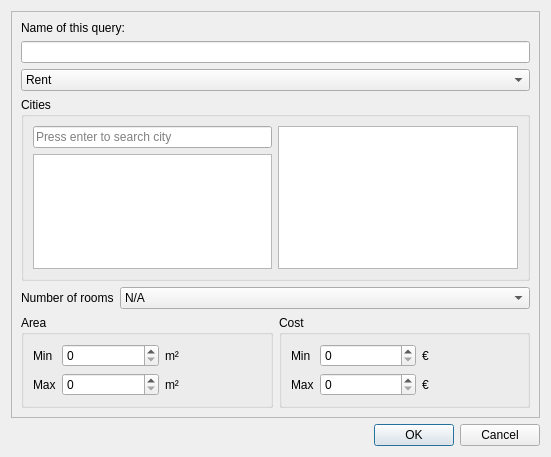
<?xml version="1.0" encoding="UTF-8"?>
<ui version="4.0">
 <class>QueryDialog</class>
 <widget class="QDialog" name="QueryDialog">
  <property name="geometry">
   <rect>
    <x>0</x>
    <y>0</y>
    <width>551</width>
    <height>457</height>
   </rect>
  </property>
  <property name="windowTitle">
   <string>Add a query</string>
  </property>
  <layout class="QVBoxLayout" name="verticalLayout">
   <item>
    <widget class="QFrame" name="frame">
     <property name="frameShape">
      <enum>QFrame::StyledPanel</enum>
     </property>
     <property name="frameShadow">
      <enum>QFrame::Raised</enum>
     </property>
     <layout class="QVBoxLayout" name="verticalLayout_2">
      <item>
       <widget class="QLabel" name="label_9">
        <property name="text">
         <string>Name of this query:</string>
        </property>
       </widget>
      </item>
      <item>
       <widget class="QLineEdit" name="nameEdit"/>
      </item>
      <item>
       <widget class="QComboBox" name="typeBox">
        <item>
         <property name="text">
          <string>Rent</string>
         </property>
        </item>
        <item>
         <property name="text">
          <string>Sale</string>
         </property>
        </item>
       </widget>
      </item>
      <item>
       <widget class="QGroupBox" name="groupBox">
        <property name="title">
         <string>Cities</string>
        </property>
        <layout class="QHBoxLayout" name="horizontalLayout">
         <item>
          <layout class="QVBoxLayout" name="verticalLayout_3">
           <item>
            <widget class="QLineEdit" name="cityEdit">
             <property name="placeholderText">
              <string>Press enter to search city</string>
             </property>
            </widget>
           </item>
           <item>
            <widget class="QListWidget" name="resultsList"/>
           </item>
          </layout>
         </item>
         <item>
          <widget class="QListWidget" name="citiesList"/>
         </item>
        </layout>
       </widget>
      </item>
      <item>
       <layout class="QFormLayout" name="formLayout_3">
        <item row="0" column="0">
         <widget class="QLabel" name="label_10">
          <property name="text">
           <string>Number of rooms</string>
          </property>
         </widget>
        </item>
        <item row="0" column="1">
         <widget class="QComboBox" name="nbRooms">
          <item>
           <property name="text">
            <string>N/A</string>
           </property>
          </item>
          <item>
           <property name="text">
            <string>1</string>
           </property>
          </item>
          <item>
           <property name="text">
            <string>2</string>
           </property>
          </item>
          <item>
           <property name="text">
            <string>3</string>
           </property>
          </item>
          <item>
           <property name="text">
            <string>4</string>
           </property>
          </item>
          <item>
           <property name="text">
            <string>5</string>
           </property>
          </item>
         </widget>
        </item>
       </layout>
      </item>
      <item>
       <layout class="QHBoxLayout" name="horizontalLayout_2">
        <item>
         <widget class="QGroupBox" name="groupBox_3">
          <property name="title">
           <string>Area</string>
          </property>
          <layout class="QHBoxLayout" name="horizontalLayout_3">
           <item>
            <layout class="QFormLayout" name="formLayout">
             <item row="0" column="0">
              <widget class="QLabel" name="label">
               <property name="text">
                <string>Min</string>
               </property>
              </widget>
             </item>
             <item row="1" column="0">
              <widget class="QLabel" name="label_2">
               <property name="text">
                <string>Max</string>
               </property>
              </widget>
             </item>
             <item row="0" column="1">
              <layout class="QHBoxLayout" name="horizontalLayout_4">
               <item>
                <widget class="QSpinBox" name="areaMin">
                 <property name="maximum">
                  <number>9999</number>
                 </property>
                 <property name="singleStep">
                  <number>5</number>
                 </property>
                </widget>
               </item>
               <item>
                <widget class="QLabel" name="label_5">
                 <property name="text">
                  <string>m²</string>
                 </property>
                </widget>
               </item>
              </layout>
             </item>
             <item row="1" column="1">
              <layout class="QHBoxLayout" name="horizontalLayout_5">
               <item>
                <widget class="QSpinBox" name="areaMax">
                 <property name="maximum">
                  <number>9999</number>
                 </property>
                 <property name="singleStep">
                  <number>5</number>
                 </property>
                </widget>
               </item>
               <item>
                <widget class="QLabel" name="label_6">
                 <property name="text">
                  <string>m²</string>
                 </property>
                </widget>
               </item>
              </layout>
             </item>
            </layout>
           </item>
          </layout>
         </widget>
        </item>
        <item>
         <widget class="QGroupBox" name="groupBox_2">
          <property name="title">
           <string>Cost</string>
          </property>
          <layout class="QVBoxLayout" name="verticalLayout_4">
           <item>
            <layout class="QFormLayout" name="formLayout_2">
             <item row="0" column="0">
              <widget class="QLabel" name="label_3">
               <property name="text">
                <string>Min</string>
               </property>
              </widget>
             </item>
             <item row="1" column="0">
              <widget class="QLabel" name="label_4">
               <property name="text">
                <string>Max</string>
               </property>
              </widget>
             </item>
             <item row="0" column="1">
              <layout class="QHBoxLayout" name="horizontalLayout_6">
               <item>
                <widget class="QSpinBox" name="costMin">
                 <property name="maximum">
                  <number>99999999</number>
                 </property>
                 <property name="singleStep">
                  <number>100</number>
                 </property>
                </widget>
               </item>
               <item>
                <widget class="QLabel" name="label_7">
                 <property name="text">
                  <string>€</string>
                 </property>
                </widget>
               </item>
              </layout>
             </item>
             <item row="1" column="1">
              <layout class="QHBoxLayout" name="horizontalLayout_7">
               <item>
                <widget class="QSpinBox" name="costMax">
                 <property name="maximum">
                  <number>99999999</number>
                 </property>
                 <property name="singleStep">
                  <number>100</number>
                 </property>
                </widget>
               </item>
               <item>
                <widget class="QLabel" name="label_8">
                 <property name="text">
                  <string>€</string>
                 </property>
                </widget>
               </item>
              </layout>
             </item>
            </layout>
           </item>
          </layout>
         </widget>
        </item>
       </layout>
      </item>
     </layout>
    </widget>
   </item>
   <item>
    <widget class="QDialogButtonBox" name="buttonBox">
     <property name="orientation">
      <enum>Qt::Horizontal</enum>
     </property>
     <property name="standardButtons">
      <set>QDialogButtonBox::Cancel|QDialogButtonBox::Ok</set>
     </property>
    </widget>
   </item>
  </layout>
 </widget>
 <tabstops>
  <tabstop>nameEdit</tabstop>
  <tabstop>cityEdit</tabstop>
  <tabstop>resultsList</tabstop>
  <tabstop>citiesList</tabstop>
  <tabstop>nbRooms</tabstop>
  <tabstop>areaMin</tabstop>
  <tabstop>areaMax</tabstop>
  <tabstop>costMin</tabstop>
  <tabstop>costMax</tabstop>
  <tabstop>buttonBox</tabstop>
 </tabstops>
 <resources/>
 <connections>
  <connection>
   <sender>buttonBox</sender>
   <signal>rejected()</signal>
   <receiver>QueryDialog</receiver>
   <slot>reject()</slot>
   <hints>
    <hint type="sourcelabel">
     <x>316</x>
     <y>260</y>
    </hint>
    <hint type="destinationlabel">
     <x>286</x>
     <y>274</y>
    </hint>
   </hints>
  </connection>
 </connections>
</ui>
